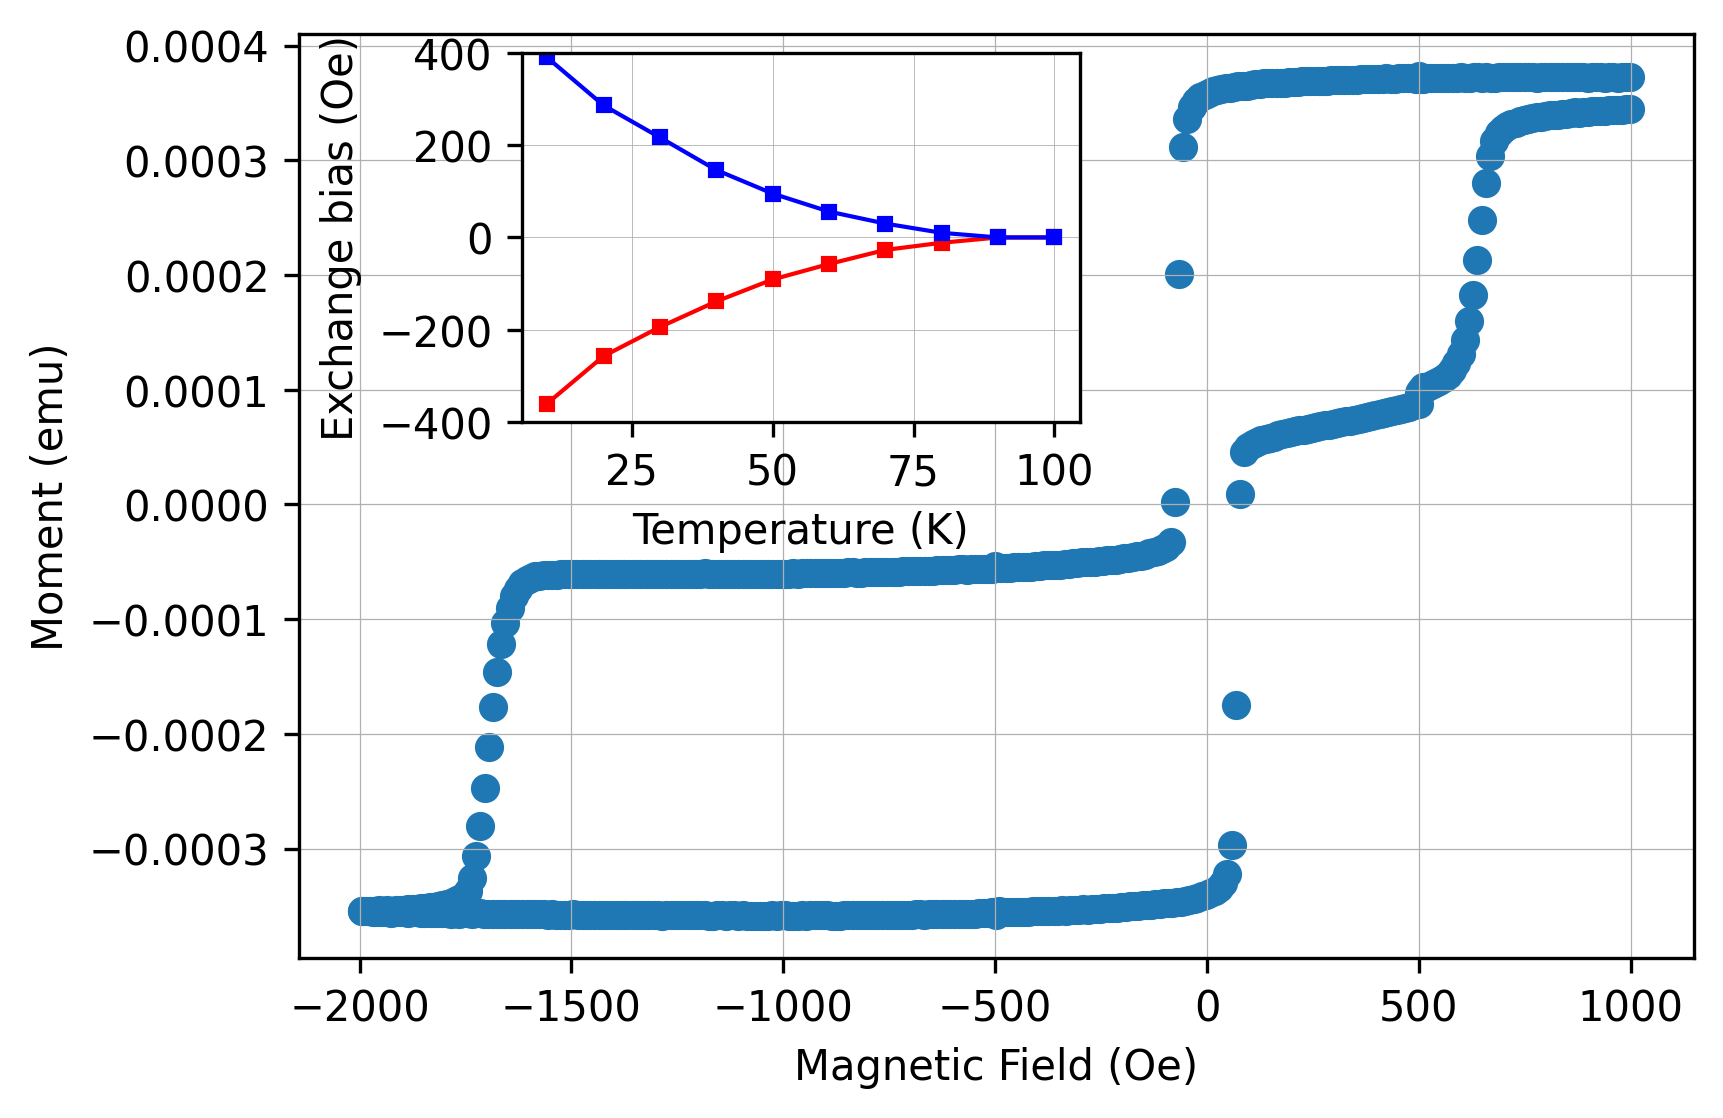

Write Python code to recreate this figure.
import matplotlib.pyplot as plt
import numpy as np
import pandas as pd

hysteresis_data_path = "10K_hysteresis.csv"
save_graph_file_path = "10K_hysteresis_with_inset.png"
separator = "\t"

# Data points

def read_data(data_file_path):
    with open(data_file_path, "r") as data_file:
        data_str = data_file.read()

    xpoints = []
    ypoints = []

    for data_row_str in data_str.split("\n")[1:]:
        data_row = data_row_str.split(separator)
        xpoints.append(float(data_row[2][:-1]))     # [:-1] to remove 'K'
        ypoints.append((float(data_row[0]) + float(data_row[1])) / 2)    # take the absolute value of the exchange bias

    return np.array(xpoints), np.array(ypoints)


def read_csv_to_json(csv_file_path):
    df = pd.read_csv(csv_file_path, keep_default_na=False)      # keep_default_na = True: return NaN if empty; keep_default_na = False: return '' if empty
    return df.to_dict(orient='records')


if __name__ == "__main__":
    """ 10K Hysteresis """
    fig, ax = plt.subplots(figsize=(6, 4))

    hysteresis_data = read_csv_to_json(hysteresis_data_path)

    hysteresis_data_low_temp = hysteresis_data[3732:10694]
    hysteresis_data_low_temp = [d for d in hysteresis_data_low_temp if d["Magnetic Field (Oe)"] > -2000 and d["Magnetic Field (Oe)"] < 1000]

    H = np.array([d["Magnetic Field (Oe)"] for d in hysteresis_data_low_temp])
    M = np.array([d["Moment (emu)"] for d in hysteresis_data_low_temp])

    ax.scatter(H, M)
    ax.set_xlabel('Magnetic Field (Oe)')
    ax.set_ylabel('Moment (emu)')
    ax.grid(linewidth = 0.3)

    """ Inset """
    ax_inset = ax.inset_axes([0.16, 0.58, 0.4, 0.4])
    xpoints, ypoints = read_data("Hc_Temp_1.txt")
    ax_inset.plot(xpoints, ypoints, color = "red", marker='s', markersize=3, linewidth = 1)

    xpoints, ypoints = read_data("Hc_Temp_2.txt")
    ax_inset.plot(xpoints, ypoints, color = "blue", marker='s', markersize=3, linewidth = 1)
    # plt.legend()      # Show legend
    ax_inset.set_xlabel("Temperature (K)")
    ax_inset.set_ylabel("Exchange bias (Oe)")
    ax_inset.set_ylim(-400, 400)
    ax_inset.grid(linewidth = 0.2)
    plt.savefig(save_graph_file_path, dpi=300, transparent=False, bbox_inches='tight')
    # plt.show()
